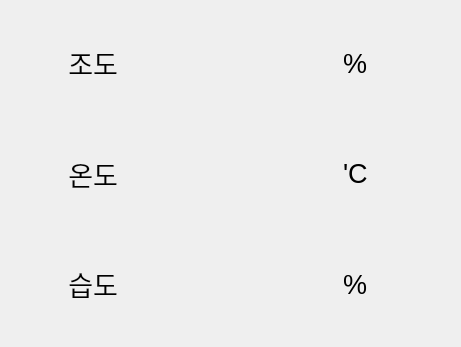
<?xml version="1.0" encoding="UTF-8"?>
<ui version="4.0">
 <class>Tab4SensorDisplay</class>
 <widget class="QWidget" name="Tab4SensorDisplay">
  <property name="geometry">
   <rect>
    <x>0</x>
    <y>0</y>
    <width>461</width>
    <height>347</height>
   </rect>
  </property>
  <property name="windowTitle">
   <string>Form</string>
  </property>
  <layout class="QVBoxLayout" name="verticalLayout">
   <item>
    <layout class="QHBoxLayout" name="horizontalLayout" stretch="1,2,1">
     <item>
      <widget class="QLabel" name="pPhot_name">
       <property name="font">
        <font>
         <pointsize>20</pointsize>
        </font>
       </property>
       <property name="text">
        <string>조도</string>
       </property>
       <property name="scaledContents">
        <bool>false</bool>
       </property>
       <property name="alignment">
        <set>Qt::AlignRight|Qt::AlignTrailing|Qt::AlignVCenter</set>
       </property>
      </widget>
     </item>
     <item>
      <widget class="QLabel" name="pPhot_value">
       <property name="font">
        <font>
         <pointsize>20</pointsize>
        </font>
       </property>
       <property name="text">
        <string/>
       </property>
       <property name="alignment">
        <set>Qt::AlignCenter</set>
       </property>
      </widget>
     </item>
     <item>
      <widget class="QLabel" name="pPhot_unit">
       <property name="font">
        <font>
         <pointsize>20</pointsize>
        </font>
       </property>
       <property name="text">
        <string>%</string>
       </property>
       <property name="alignment">
        <set>Qt::AlignLeading|Qt::AlignLeft|Qt::AlignVCenter</set>
       </property>
      </widget>
     </item>
    </layout>
   </item>
   <item>
    <layout class="QHBoxLayout" name="horizontalLayout_2" stretch="1,2,1">
     <item>
      <widget class="QLabel" name="pTem_name">
       <property name="font">
        <font>
         <pointsize>20</pointsize>
        </font>
       </property>
       <property name="text">
        <string>온도</string>
       </property>
       <property name="alignment">
        <set>Qt::AlignRight|Qt::AlignTrailing|Qt::AlignVCenter</set>
       </property>
      </widget>
     </item>
     <item>
      <widget class="QLabel" name="pTem_value">
       <property name="font">
        <font>
         <pointsize>20</pointsize>
        </font>
       </property>
       <property name="text">
        <string/>
       </property>
       <property name="alignment">
        <set>Qt::AlignCenter</set>
       </property>
      </widget>
     </item>
     <item>
      <widget class="QLabel" name="pTem_unit">
       <property name="font">
        <font>
         <pointsize>20</pointsize>
        </font>
       </property>
       <property name="text">
        <string>'C</string>
       </property>
       <property name="alignment">
        <set>Qt::AlignLeading|Qt::AlignLeft|Qt::AlignVCenter</set>
       </property>
      </widget>
     </item>
    </layout>
   </item>
   <item>
    <layout class="QHBoxLayout" name="horizontalLayout_3" stretch="1,2,1">
     <item>
      <widget class="QLabel" name="pHum_name">
       <property name="font">
        <font>
         <pointsize>20</pointsize>
        </font>
       </property>
       <property name="text">
        <string>습도</string>
       </property>
       <property name="alignment">
        <set>Qt::AlignRight|Qt::AlignTrailing|Qt::AlignVCenter</set>
       </property>
      </widget>
     </item>
     <item>
      <widget class="QLabel" name="pHum_value">
       <property name="font">
        <font>
         <pointsize>20</pointsize>
        </font>
       </property>
       <property name="text">
        <string/>
       </property>
       <property name="alignment">
        <set>Qt::AlignCenter</set>
       </property>
      </widget>
     </item>
     <item>
      <widget class="QLabel" name="pHum_unit">
       <property name="font">
        <font>
         <pointsize>20</pointsize>
        </font>
       </property>
       <property name="text">
        <string>%</string>
       </property>
       <property name="alignment">
        <set>Qt::AlignLeading|Qt::AlignLeft|Qt::AlignVCenter</set>
       </property>
      </widget>
     </item>
    </layout>
   </item>
  </layout>
 </widget>
 <resources/>
 <connections/>
</ui>
